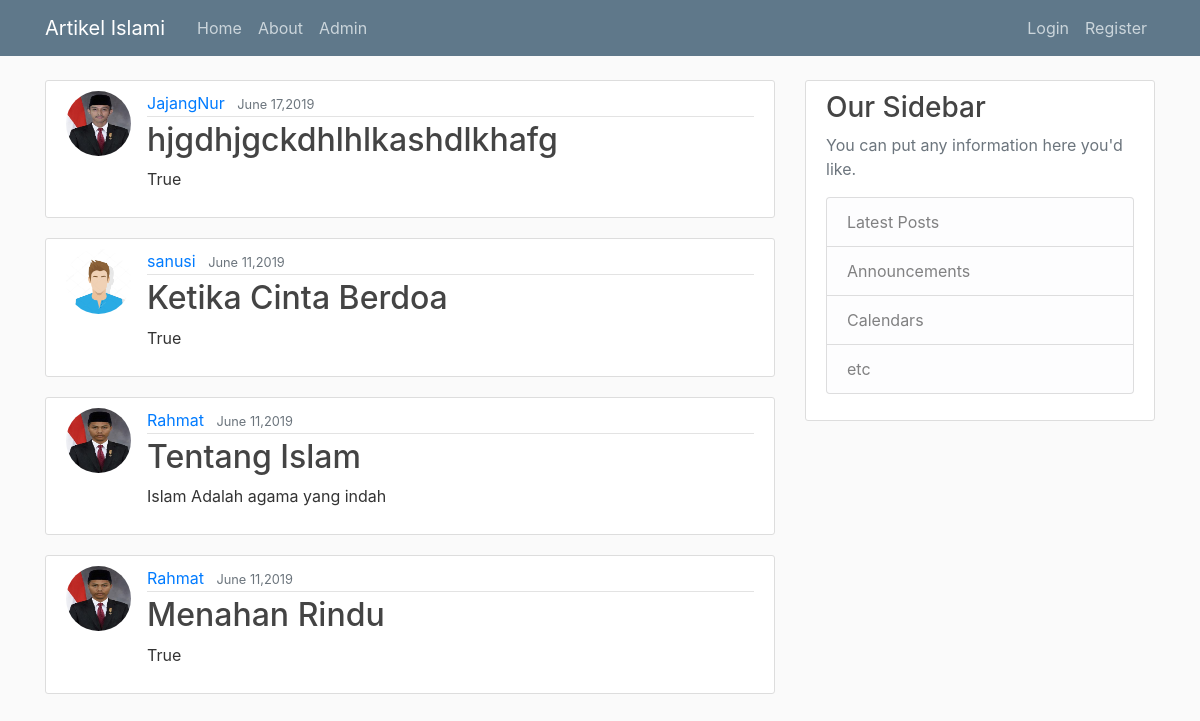
The page / on the database its author committed.
### blog/models.py (models this page shows, shortened)
class Post(models.Model):
    judul = models.CharField(max_length = 255)
    konten = models.TextField()
    terbit = models.DateTimeField(default = timezone.now)
    nama = models.ForeignKey(User, on_delete=models.CASCADE)

### users/models.py (models this page shows, shortened)
class Profile(models.Model):
    user = models.OneToOneField(User, on_delete=models.CASCADE)
    image = models.ImageField(default='default.jpg', upload_to='profile_pics')

### blog/views.py (the view)
# urls.py: path('',PostListView.as_view(),name = 'blog-home'),
class PostListView(ListView):
    model = Post
    template_name = 'blog/home.html'
    context_object_name = 'posts'
    ordering = ['-terbit']

### blog/templates/blog/home.html
{% extends 'blog/base.html' %}
{% block konten %}
{% for post in posts %}
<article class="media content-section">
  <img class="rounded-circle article-img" src="{{post.nama.profile.image.url}}" >
  <div class="media-body">
    <div class="article-metadata">
      <a class="mr-2" href="#">{{ post.nama }}</a>
      <small class="text-muted">{{ post.terbit|date:"F d,Y" }}</small>
    </div>
    <h2><a class="article-title" href="{% url 'post-detail' post.id %}">{{ post.judul }}</a></h2>
    <p class="article-content">{{ post.konten }}</p>
  </div>
</article>
{% endfor %}
{% endblock konten %}

### blog/templates/blog/base.html (shortened to what this page needs)
{% load static %}
<!DOCTYPE html>
<html lang="en">
<head>
    <link rel="stylesheet" href="https://stackpath.bootstrapcdn.com/bootstrap/4.3.1/css/bootstrap.min.css">
    <link rel="stylesheet" type="text/css" href="{% static 'blog/main.css' %}">
</head>
<body>
    <header class="site-header">
        <nav class="navbar navbar-expand-md navbar-dark bg-steel fixed-top">
          <div class="container">
            <a class="navbar-brand mr-4" href="/">Artikel Islami</a>
            <div class="collapse navbar-collapse" id="navbarToggle">
              <div class="navbar-nav mr-auto">
                <a class="nav-item nav-link" href="{% url 'blog-home' %}">Home</a>
                <a class="nav-item nav-link" href="{% url 'blog-about' %}">About</a>
                <a class="nav-item nav-link" href="/admin/">Admin</a>
              </div>
              <div class="navbar-nav">
                {% if user.is_authenticated %}
                  <a class="nav-item nav-link" href="{% url 'post-create' %}">Tambah Postingan</a>
                  <a class="nav-item nav-link" href="{% url 'logout' %}">Keluar</a>
                  <a class="nav-item nav-link" href="{% url 'profile' %}">Profile</a>
                {% else %}
                  <a class="nav-item nav-link" href="{% url 'login' %}">Login</a>
                  <a class="nav-item nav-link" href="{% url 'register' %}">Register</a>
                {% endif %}
              </div>
            </div>
          </div>
        </nav>
      </header>
    <main role="main" class="container">
        <div class="row">
          <div class="col-md-8">
            {% block konten %}{% endblock %}
          </div>
          <div class="col-md-4">
            <div class="content-section">
              <h3>Our Sidebar</h3>
              <p class='text-muted'>You can put any information here you'd like.
                <ul class="list-group">
                  <li class="list-group-item list-group-item-light">Latest Posts</li>
                  <li class="list-group-item list-group-item-light">Announcements</li>
                  <li class="list-group-item list-group-item-light">Calendars</li>
                  <li class="list-group-item list-group-item-light">etc</li>
                </ul>
              </p>
            </div>
          </div>
        </div>
      </main>
</body>
</html>

### blog/static/blog/main.css (style rules this page uses)
body { background: #fafafa; color: #333333; margin-top: 5rem; }
h1, h2, h3, h4, h5, h6 { color: #444444; }
ul { margin: 0; }
.bg-steel { background-color: #5f788a; }
.site-header .navbar-nav .nav-link { color: #cbd5db; }
.content-section { background: #ffffff; padding: 10px 20px; border: 1px solid #dddddd; border-radius: 3px; margin-bottom: 20px; }
.article-title { color: #444444; }
.article-content { white-space: pre-line; }
.article-img { height: 65px; width: 65px; margin-right: 16px; }
.article-metadata { padding-bottom: 1px; margin-bottom: 4px; border-bottom: 1px solid #e3e3e3 }

### rows shown on the page
Post: nama.profile.image (picture), nama "JajangNur", terbit "June 17,2019", judul "hjgdhjgckdhlhlkashdlkhafg", konten "True"
Post: nama.profile.image (placeholder picture), nama "sanusi", terbit "June 11,2019", judul "Ketika Cinta Berdoa", konten "True"
Post: nama.profile.image (picture), nama "Rahmat", terbit "June 11,2019", judul "Tentang Islam", konten "Islam Adalah agama yang indah"
Post: nama.profile.image (picture), nama "Rahmat", terbit "June 11,2019", judul "Menahan Rindu", konten "True"
